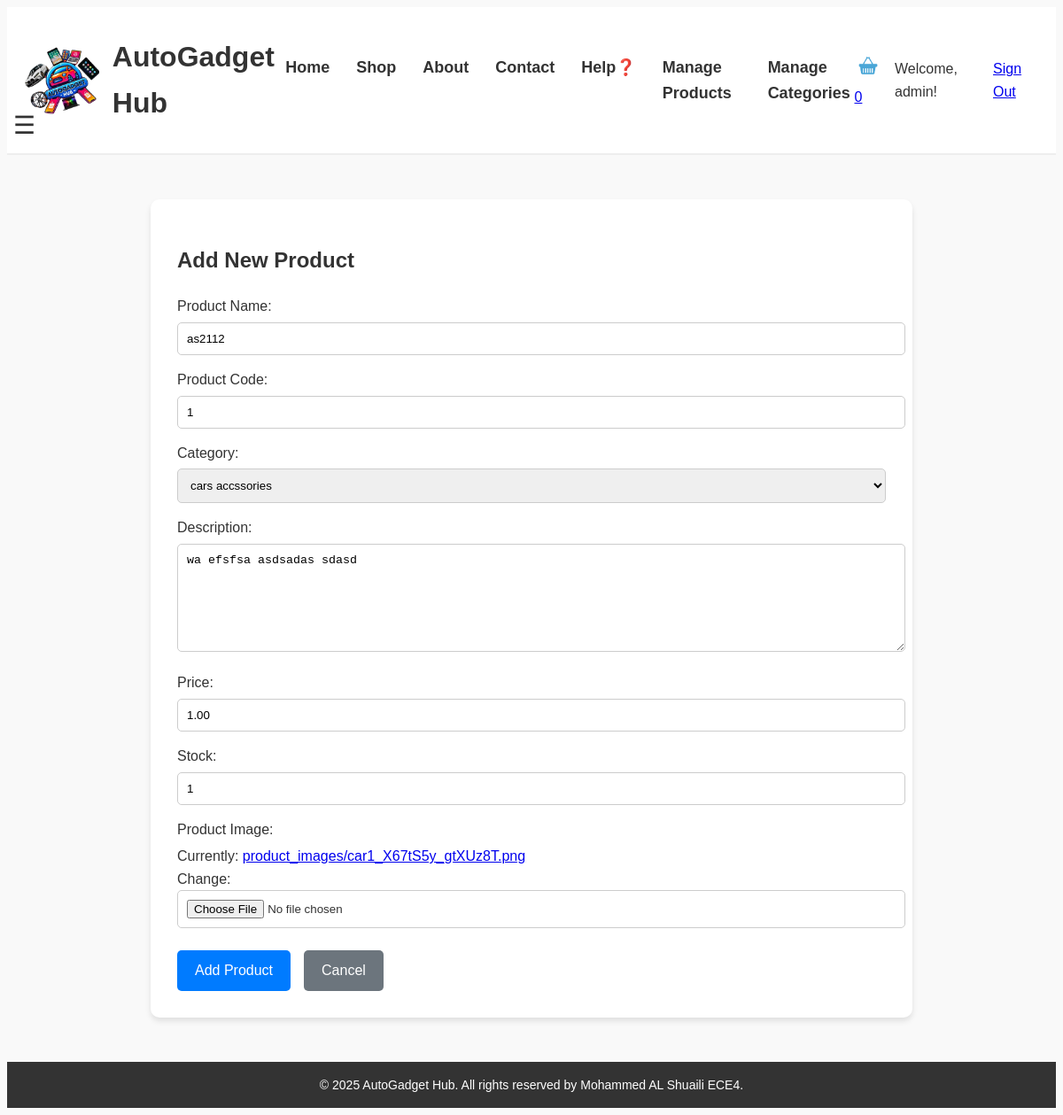
Screenshot of /staff/products/12/edit/ (signed in) with the database file from the repository.
### myapp/models.py (models this page shows, shortened)
class Product(models.Model):
    category = models.ForeignKey(ProductCategory, on_delete=models.SET_NULL, null=True, blank=True)
    name = models.CharField(max_length=200)
    description = models.TextField()
    product_code = models.CharField(max_length=50, unique=True)
    image = models.ImageField(upload_to='product_images/')
    price = models.DecimalField(max_digits=10, decimal_places=2)
    stock = models.PositiveIntegerField(default=0)
    created_at = models.DateTimeField(auto_now_add=True)

### myapp/views.py (the view)
# urls.py: path('staff/products/<int:product_id>/edit/', views.edit_product, name='edit_product'),
@staff_member_required
def edit_product(request, product_id):
    product = get_object_or_404(Product, id=product_id)
    if request.method == 'POST':
        form = ProductForm(request.POST, request.FILES, instance=product)
        if form.is_valid():
            form.save()
            messages.success(request, 'Product updated successfully')
            return redirect('manage_products')
    else:
        form = ProductForm(instance=product)
    return render(request, 'myapp/staff/product_form.html', {'form': form})

### myapp/forms.py (shortened to what this page needs)
class ProductForm(forms.ModelForm):
    class Meta:
        model = Product
        fields = ['category', 'name', 'description', 'product_code', 'image', 'price', 'stock']
        widgets = {
            'description': forms.Textarea(attrs={'rows': 3}),
            'image': forms.ClearableFileInput(),
        }
        labels = {
            'product_code': 'SKU/Product Code'
        }

### myapp/models.py (called while the page is built)
    def __str__(self):
        return self.name

### myapp/templates/myapp/staff/product_form.html (shortened to what this page needs)
{% extends "myapp/base.html" %}
{% load static %}
{% block content %}
<div class="staff-form">
    <h2>{% if product %}Edit Product{% else %}Add New Product{% endif %}</h2>
    <form method="POST" enctype="multipart/form-data" id="productForm">
        <div class="form-group">
            <label for="id_name">Product Name:</label>
            {{ form.name }}
        </div>
        <div class="form-group">
            <label for="id_product_code">Product Code:</label>
            {{ form.product_code }}
        </div>
        <div class="form-group">
            <label for="id_category">Category:</label>
            {{ form.category }}
        </div>
        <div class="form-group">
            <label for="id_description">Description:</label>
            {{ form.description }}
        </div>
        <div class="form-group">
            <label for="id_price">Price:</label>
            {{ form.price }}
        </div>
        <div class="form-group">
            <label for="id_stock">Stock:</label>
            {{ form.stock }}
        </div>
        <div class="form-group">
            <label for="id_image">Product Image:</label>
            {{ form.image }}
        </div>
        <div class="form-actions mt-4">
            <button type="submit" class="btn btn-primary">
                {% if product %}Update Product{% else %}Add Product{% endif %}
            </button>
            <a href="{% url 'manage_products' %}" class="btn btn-secondary ml-2">Cancel</a>
        </div>
    </form>
</div>
{% endblock %}

### myapp/templates/myapp/base.html (shortened to what this page needs)
<!DOCTYPE html>
<html lang="en">
<head>
    {% load static %}
    <link rel="stylesheet" href="{% static 'myapp/css/header_mainBody.css' %}">
    <link rel="stylesheet" href="{% static 'myapp/css/staff.css' %}">
</head>
<body>
    <header>
        <div>
            <img src="{% static 'myapp/images/my_logo.png' %}" alt="AutoGadget Hub Logo">
            <h1>AutoGadget Hub</h1>
        </div>
        <nav>
            <a href="{% url 'home' %}">Home</a>
            <a href="{% url 'shop' %}">Shop</a>
            <a href="{% url 'about' %}">About</a>
            <a href="{% url 'contact' %}">Contact</a>
            <a href="{% url 'help' %}">Help❓</a>
            {% if user.is_staff %}
            <a href="{% url 'manage_products' %}">Manage Products</a>
            <a href="{% url 'manage_categories' %}">Manage Categories</a>
            {% endif %}
        </nav>
        <div class="auth-section">
            <a href="{% url 'cart' %}" class="cart-link">
                <img src="{% static 'myapp/images/shopping_cart.png' %}" alt="Cart">
                <span class="cart-count">
                    {% if user.is_authenticated %}{{ user.cartitem_set.count }}{% else %}0{% endif %}
                </span>
            </a>
            {% if user.is_authenticated %}
            <span>Welcome, {{ user.username }}!</span>
            <a href="{% url 'signout' %}">Sign Out</a>
            {% else %}
            <a href="{% url 'signin' %}">Sign In</a>
            <a href="{% url 'signup' %}">Sign Up</a>
            {% endif %}
        </div>
    </header>
    <main>
        <div class="menu-trigger">
            <div class="hamburger">☰</div>
        </div>
        {% block content %}{% endblock %}
    </main>
    <footer>
        <p>&copy; 2025 AutoGadget Hub. All rights reserved by Mohammed AL Shuaili ECE4.</p>
    </footer>
</body>
</html>

### myapp/static/myapp/css/header_mainBody.css (style rules this page uses)
body { font-family: Arial, sans-serif; background-color: #f9f9f9; color: #333; line-height: 1.6; }
header { background-color: #fff; border-bottom: 2px solid #eee; padding: 10px 20px; display: flex; justify-content: space-between; align-items: center; }
header div:first-child { display: flex; align-items: center; }
header div:first-child img { height: 80px; margin-right: 15px; }
header nav { display: flex; gap: 30px; }
header nav a { color: #333; text-decoration: none; font-size: 18px; font-weight: bold; padding: auto; }
header div:last-child { display: flex; align-items: center; gap: 10px; }
header div:last-child img { height: 30px; width: 30px; }
.hamburger { font-size: 28px; cursor: pointer; padding: 10px; position: fixed; top: 110px; left: 5px; transition: 0.3s; }

### myapp/static/myapp/css/staff.css (style rules this page uses)
body { display: flex; flex-direction: column; min-height: 100vh; }
.form-group { margin-bottom: 15px; }
.form-group label { display: block; margin-bottom: 5px; font-weight: 500; }
.btn-primary { background-color: #007BFF; color: white; padding: 10px 20px; border: none; border-radius: 5px; cursor: pointer; font-size: 16px; }
.staff-form { max-width: 800px; margin: 50px auto; background: #fff; border-radius: 10px; box-shadow: 0 4px 6px rgba(0, 0, 0, 0.1); padding: 30px; }
.form-actions { margin-top: 25px; display: flex; gap: 15px; }
.btn-secondary { background-color: #6c757d; color: white; padding: 10px 20px; border: none; border-radius: 5px; cursor: pointer; text-decoration: none; font-size: 16px; }
.form-group input, .form-group select, .form-group textarea { width: 100%; padding: 10px; border: 1px solid #ccc; border-radius: 5px; }
.form-group textarea { height: 100px; resize: vertical; }
footer { background-color: #333; color: #fff; text-align: center; padding: 15px 0; width: 100%; margin-top: auto; }
footer p { font-size: 14px; margin: 0; }
label { display: block; margin-bottom: 5px; font-weight: bold; }

### rows the page displays
Product: name "as2112", product_code "1", category "cars accssories", description "wa efsfsa asdsadas sdasd", price "1.00", stock "1"

### other values shown
{{ user.cartitem_set.count }} "0"
{{ user.username }} "admin"
